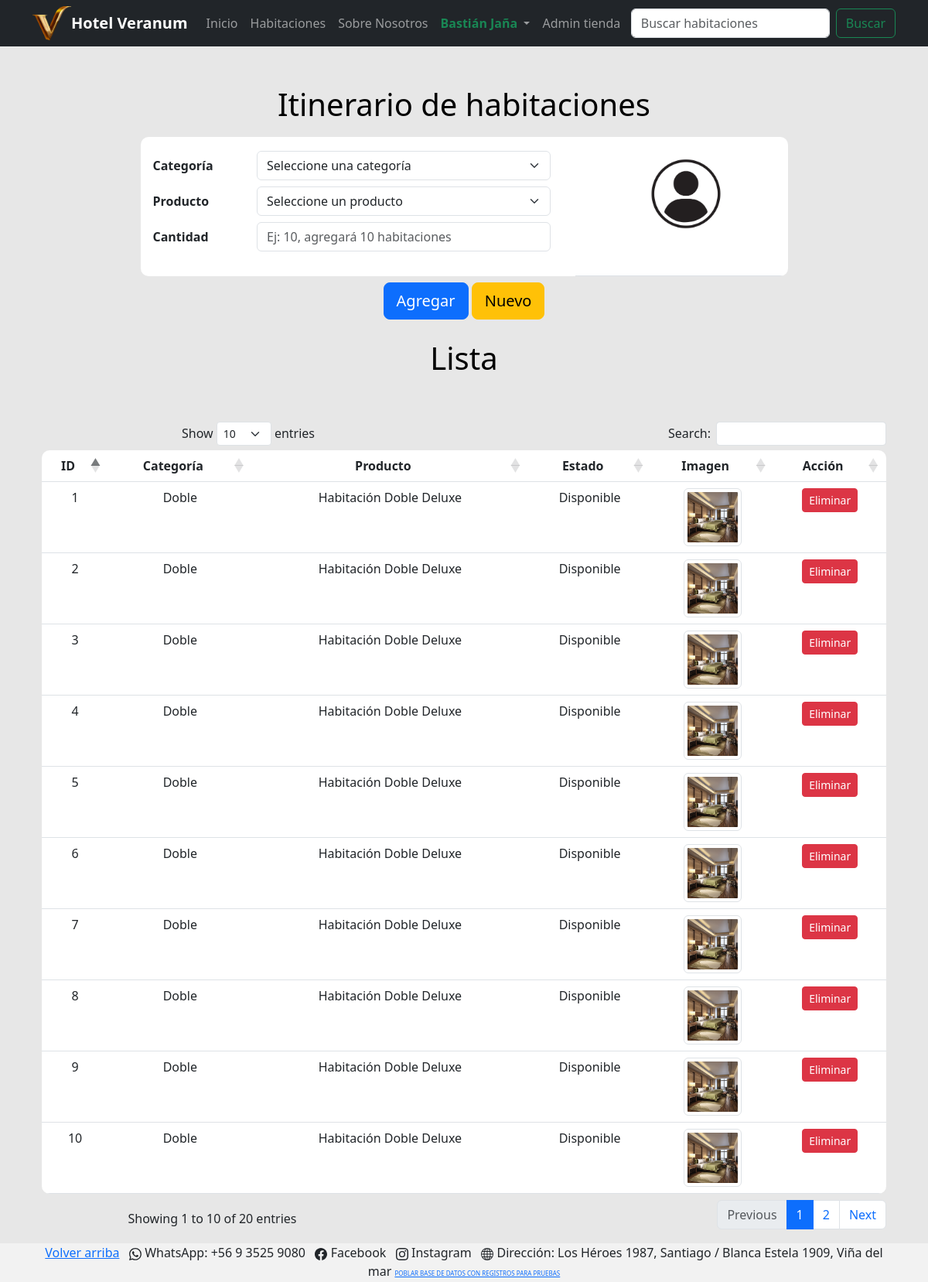
Screenshot of /bodega (signed in) with the database file from the repository.
### core/models.py (models this page shows, shortened)
class Categoria(models.Model):
    nombre = models.CharField(max_length=100, blank=False, null=False, verbose_name='Nombre categoría')
    class Meta:
        db_table = 'Categoria'
        verbose_name = "Categoría de producto"
        verbose_name_plural = "Categorías de productos"
        ordering = ['nombre']
    def __str__(self):
        return f'{self.id} {self.nombre}'

class Producto(models.Model):
    categoria = models.ForeignKey(Categoria, on_delete=models.DO_NOTHING, verbose_name='Categoría')
    nombre = models.CharField(max_length=100, blank=False, null=False, verbose_name='Nombre producto')
    descripcion = models.CharField(max_length=400, blank=False, null=False, verbose_name='Descripción')
    precio = models.IntegerField(blank=False, null=False, verbose_name='Precio')
    descuento_subscriptor = models.IntegerField(
        validators=[MinValueValidator(0), MaxValueValidator(100)],
        blank=False,
        null=False,
        verbose_name='% Descuento subscriptor'
    )
    descuento_oferta = models.IntegerField(
        validators=[MinValueValidator(0), MaxValueValidator(100)],
        blank=False,
        null=False,
        verbose_name='% Descuento oferta'
    )
    imagen = models.ImageField(upload_to='productos/', blank=False, null=False, verbose_name='Imagen')
    class Meta:
        db_table = 'Producto'
        verbose_name = "Producto"
        verbose_name_plural = "Productos"
        ordering = ['categoria', 'nombre']

### core/views.py (the view, shortened to what this page needs)
# urls.py: path('bodega', bodega, name='bodega'),
@user_passes_test(es_personal_autenticado_y_activo)
def bodega(request):
    registros = Bodega.objects.all()
    lista = []
    for registro in registros:
        vendido = DetalleBoleta.objects.filter(bodega=registro).exists()
        item = {
            'bodega_id': registro.id,
            'nombre_categoria': registro.producto.categoria.nombre,
            'nombre_producto': registro.producto.nombre,
            'estado': 'Vendido' if vendido else 'Disponible',
            'imagen': registro.producto.imagen,
        }
        lista.append(item)
    context = {
        'form': BodegaForm(),
        'productos': lista,
    }
    return render(request, 'core/bodega.html', context)

### core/forms.py
class BodegaForm(Form):
    categoria = forms.ModelChoiceField(queryset=Categoria.objects.all(), label='Categoría')
    producto = forms.ModelChoiceField(queryset=Producto.objects.none(), label='Producto')
    cantidad = forms.IntegerField(label='Cantidad')
    class Meta:
        fields = '__all__'

### core/context_processors.py (called while the page is built, shortened)
def obtener_datos_usuario(request):
    first_name = ''
    last_name = ''
    if request.user.is_authenticated:
        usuario = User.objects.get(pk=request.user.pk)
        first_name = usuario.first_name
        last_name = usuario.last_name
    return first_name, last_name

def obtener_datos_carrito(request):
    cantidad_productos = 0
    mostrar_carrito = False
    if request.user.is_authenticated:
        usuario = User.objects.get(pk=request.user.pk)
        if request.user.perfil.tipo_usuario == 'Cliente':
            cantidad_productos = Carrito.objects.filter(cliente=request.user.perfil).count()
            mostrar_carrito = cantidad_productos > 0
    return mostrar_carrito, cantidad_productos

def get_and_clean_session_variable(request, name):
    value = ''
    if name in request.session:
        value = request.session.get(name)
        request.session[name] = ''
    return value

def obtener_mensajes(request):
    html_messages = ''
    tipo_mensajes = []
    lista_mensajes = list(messages.get_messages(request))
    html_form_errors = get_and_clean_session_variable(request, 'backend_html_form_errors')
    titulo = html_form_errors != '' or len(lista_mensajes) > 1
    mensajes = SafeString(html_messages + html_form_errors)
    tipo_mensaje = ''
    if html_form_errors != '' or 'error' in tipo_mensajes:
        tipo_mensaje = 'error'
    elif 'success' in tipo_mensajes:
        tipo_mensaje = 'success'
    elif 'info' in tipo_mensajes:
        tipo_mensaje = 'info'
    return mensajes, tipo_mensaje

def global_render(request):
    first_name, last_name = obtener_datos_usuario(request)
    mostrar_carrito, cantidad_productos = obtener_datos_carrito(request)
    mensajes, tipo_mensaje = obtener_mensajes(request)
    return {
        'mostrar_carrito': mostrar_carrito,
        'cantidad_productos': cantidad_productos,
        'first_name': first_name,
        'last_name': last_name,
        'backend_messages': mensajes,
        'backend_message_type': tipo_mensaje,
    }

### core/views.py (called while the page is built)
def es_personal_autenticado_y_activo(user):
    return (user.is_staff or user.is_superuser) and user.is_authenticated and user.is_active

### core/templates/core/bodega.html (shortened to what this page needs)
{% extends 'core/base.html' %} {% load static %} {% load custom_filters %}
{% block content %}
<div>
  <h1>Itinerario de habitaciones</h1>
</div>
<div class="container">
  <div class="col-10" style="margin: auto">
    <form id="form" method="POST" enctype="multipart/form-data">
      <table
        class="table tableinfo"
        style="border-radius: 10px; overflow: hidden; width: 90%; margin: auto"
      >
        <tr class="row">
          <td
            class="col text-wrap overflow-hidden"
            style="border-bottom: none; vertical-align: top; text-align: left"
          >
            <div style="margin: 10px 0px 0px 20px">
              <div class="row mb-3">{{ form|as_bootstrap_form }}</div>
            </div>
          </td>
          <td class="col-4" style="vertical-align: top">
            <div class="row mb-2" style="margin: 20px 0px 0px 0px">
              <div class="mb-2 text-center">
                {% if form.imagen.value %}
                <img
                  id="cuadro-imagen"
                  src="/media/{{ form.imagen.value }}"
                  style="width: 150px; height: auto; object-fit: cover"
                />
                {% else %}
                <img
                  id="cuadro-imagen"
                  src="{% static 'core\img\user-icon-on-transparent-background-free-png.webp' %}"
                  style="width: 150px; height: auto; object-fit: cover"
                />
                {% endif %}
              </div>
            </div>
          </td>
        </tr>
      </table>
      <div class="mt-2 mb-3 text-center">
        <button type="submit" class="btn btn-primary btn-lg btn-design1">
          Agregar
        </button>
        <button type="reset" class="btn btn-warning btn-lg btn-design1" onclick="document.getElementById('cuadro-imagen').src='{% static 'core\img\user-icon-on-transparent-background-free-png.webp' %}';"> Nuevo </button>
      </div>
    </form>
  </div>
</div>
{% if productos %}
<div class="container">
  <h1>Lista</h1>
  <div class="container mt-5">
    <table
      id="tabla-principal"
      class="table table-hover"
      style="border-radius: 10px; overflow: hidden"
    >
      <thead>
        <tr>
          <th style="text-align: center">ID</th>
          <th style="text-align: center">Categoría</th>
          <th style="text-align: center">Producto</th>
          <th style="text-align: center">Estado</th>
          <th style="text-align: center">Imagen</th>
          <th style="text-align: center">Acción</th>
        </tr>
      </thead>
      <tbody>
        {% for producto in productos %}
        <tr>
          <td>{{ producto.bodega_id }}</td>
          <td>{{ producto.nombre_categoria }}</td>
          <td>{{ producto.nombre_producto }}</td>
          <td>{{ producto.estado }}</td>
          <td style="text-align: center">
            <img
              src="/media/{{ producto.imagen }}"
              class="img-thumbnail btn-design2"
              style="max-height: 75px"
              \
            />
          </td>
          <td style="text-align: center">
            {% if producto.estado == 'Disponible' %}
            <a
              href="{% url 'eliminar_producto_en_bodega' producto.bodega_id %}"
              class="btn btn-danger btn-sm btn-design1"
              style="font-style: normal"
            >
              Eliminar
            </a>
            {% endif %}
          </td>
        </tr>
        {% endfor %}
      </tbody>
    </table>
  </div>
  {% endif %} {% endblock content %}

### core/templates/core/base.html (shortened to what this page needs)
{% load static %}
<!DOCTYPE html>
<html lang="es">
  <head>
    <link type="text/css" rel="stylesheet" href="https://cdn.jsdelivr.net/npm/bootstrap@5.3.0/dist/css/bootstrap.min.css" />
    <link type="text/css" rel="stylesheet" href="https://cdn.datatables.net/1.13.4/css/dataTables.bootstrap5.min.css" />
    <link type="text/css" rel="stylesheet" href="https://cdnjs.cloudflare.com/ajax/libs/animate.css/4.1.1/animate.min.css" />
    <link type="text/css" rel="stylesheet" href="{% static 'core/css/style.css' %}"/>
    <link type="text/css" rel="stylesheet" href="{% static 'core/css/page-layout.css' %}"/>
  </head>
  <body class="fondoprincipal">
    <nav class="navbar navbar-expand-lg navbar-dark bg-dark fixed-top">
      <div class="container">
        <img class="logo" src="{% static 'core\img\favicon.ico' %}"/>
        <a class="navbar-brand" href="{% url "index" %}"> Hotel Veranum </a>
        <div class="collapse navbar-collapse" id="navbarSupportedContent ">
          <ul class="navbar-nav me-auto mb-2 mb-lg-auto">
            <li class="nav-item">
              <a class="nav-link inicio" aria-current="page " href="{% url "index" %}"> Inicio </a>
            </li>
            <li class="nav-item">
              <a class="nav-link inicio" aria-current="page " href="{% url "habitaciones" %}"> Habitaciones </a>
            </li>
            <li class="nav-item">
              <a class="nav-link nosotros" href="{% url "nosotros" %}">Sobre Nosotros</a>
            </li>
            {% if user.is_authenticated %}
              <li class="nav-item dropdown">
                <a class="nav-link dropdown-toggle" href="#" role="button" data-bs-toggle="dropdown"
                    aria-expanded="false" href="{% url 'ingresar' %}">
                  {% if user.is_superuser %}
                    <span class="text-danger fw-bold">
                  {% elif user.is_staff %}
                    <span class="text-success fw-bold">
                  {% else %}
                    <span>
                  {% endif %}
                    {{ first_name }} {{ last_name }}
                  </span>
                </a>
              </li>
            {% endif %}
            {% if user.is_authenticated and user.is_staff and user.is_active or user.is_authenticated and user.is_superuser and user.is_active %}
            <li>
              <a class="nav-link administracion" href="{% url "administracion" %}"> Admin tienda </a>
            </li>
          {% endif %}
          </ul>
          <form method="post" action="{% url 'index' %}" class="d-flex" role="search">
            <input class="form-control me-2" type="search" placeholder="Buscar habitaciones"
                aria-label="Search" id="buscar" id="buscar" name="buscar">
            <button class="btn btn-outline-success" type="submit"> Buscar </button>
          </form>
        </div>
      </div>
    </nav>
    <div class="content m-3 pagelayout-2" style="padding-top: 75px" >
      {% block content %}
      {% endblock %}
    </div>
    <footer id="footer">
      <div class="container text-center">
        <p>
          <a href="#">Volver arriba</a>
        WhatsApp: +56 9 3525 9080
         &nbsp;
        Facebook
        &nbsp;
        Instagram
        &nbsp;
        Dirección: Los Héroes 1987, Santiago / Blanca Estela 1909, Viña del mar
        <a href="{% url 'poblar' %}" style="font-size: 8px;" clas="btn btn-danger">POBLAR BASE DE DATOS CON REGISTROS PARA PRUEBAS</a>
        </p>
      </div>
    </footer>
  </body>
</html>

### core/static/core/css/style.css (style rules this page uses)
body { padding: 10px; margin: 0; padding-bottom: 50px; background-color:rgba(216, 216, 216, 0.61); }
h1 { color: black; text-align: center; padding-top: 10px; padding-bottom: 10px; }
.container { text-align: center; }
footer { position: fixed; left: 0; bottom: 0; width: 100%; height: 50px; background-color: #f2f2f2; }
.logo { width: 50px; }
.navbar-brand { font-weight: bolder; }
.table { text-align: center; }
label { font-weight: bolder; }

### rows the page displays
Categoria: nombre_categoria "Doble" "Doble" "Doble" "Doble" "Doble" "Doble" "Doble" "Doble" "Doble" "Doble"
Producto: nombre_producto "Habitación Doble Deluxe" "Habitación Doble Deluxe" "Habitación Doble Deluxe" "Habitación Doble Deluxe" "Habitación Doble Deluxe" "Habitación Doble Deluxe" "Habitación Doble Deluxe" "Habitación Doble Deluxe" "Habitación Doble Deluxe" "Habitación Doble Deluxe", imagen (picture)

### other values shown
{{ first_name }} "Bastián"
{{ last_name }} "Jaña"
{{ producto.bodega_id }} "1" "2" "3" "4" "5" "6" "7" "8" "9" "10"
{{ producto.estado }} "Disponible" "Disponible" "Disponible" "Disponible" "Disponible" "Disponible" "Disponible" "Disponible" "Disponible" "Disponible"
